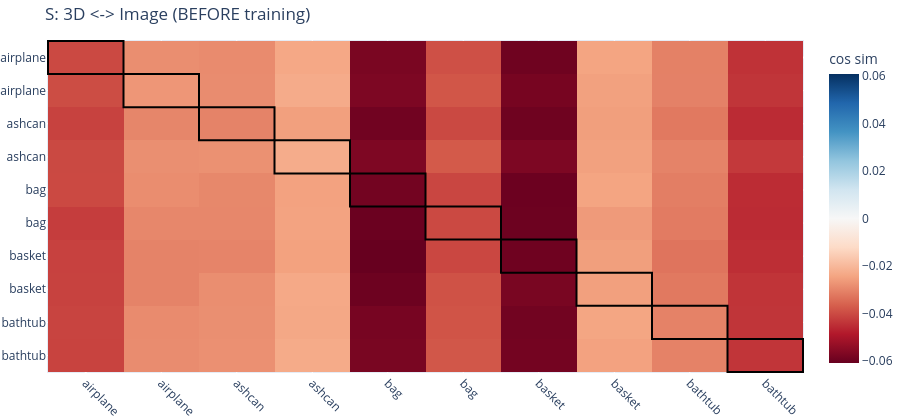
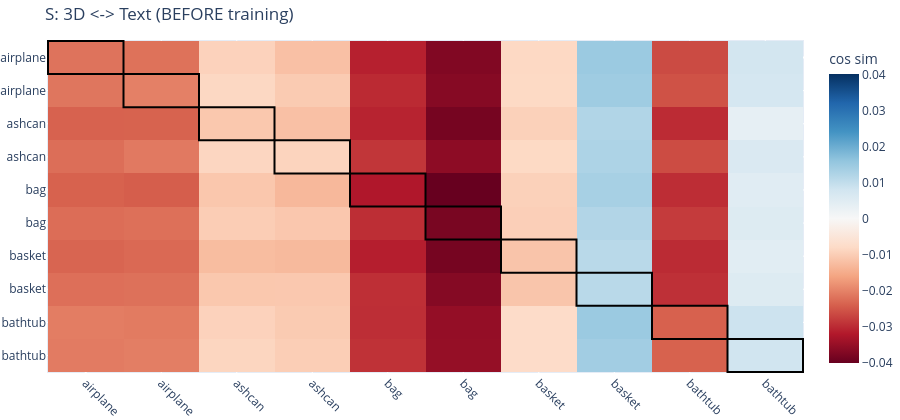

The code cell stored with these charts, in order, in its notebook:
### Markdown cell above
## 8. Similarity Matrix

**Compute all pair scores - normalized embeddings make the dot product equal
cosine similarity.** For a mini-batch of $B$ objects,

$$S^{3D \leftrightarrow img}_{ij} = \hat{z}^{3D}_i \cdot \hat{z}^{img}_j
\qquad S^{3D \leftrightarrow txt}_{ij} = \hat{z}^{3D}_i \cdot \hat{z}^{txt}_j$$

**Diagonal: the matching item. Off-diagonal: alternatives.** Since our 3D encoder is
still untrained, don't expect the diagonal to stand out yet - that's exactly the
"before" state Section 11 will improve on.

### Code cell
SIM_BATCH = manifest[:10]
model.eval()
batch8 = data_loading.make_batch(SIM_BATCH, num_points=1024, seed=200)
with torch.no_grad():
    z3d8 = F.normalize(model(batch8["xyz"], batch8["features"]), dim=1).numpy()
zimg8 = batch8["img_feat"].numpy()
ztxt8 = batch8["text_feat"].numpy()

sim_img8 = z3d8 @ zimg8.T
sim_txt8 = z3d8 @ ztxt8.T
cats8 = batch8["categories"]

viz.plot_similarity_matrix(sim_img8, cats8, cats8, title="S: 3D <-> Image (BEFORE training)").show()
viz.plot_similarity_matrix(sim_txt8, cats8, cats8, title="S: 3D <-> Text (BEFORE training)").show()

### Figure 1 — Plotly figure (JSON) as saved in the notebook; plotly's stock layout.template omitted (floating-point values rounded to 4 significant figures)
{"data": [{"colorbar": {"title": {"text": "cos sim"}}, "colorscale": [[0, "rgb(103,0,31)"], [0.1, "rgb(178,24,43)"], [0.2, "rgb(214,96,77)"], [0.3, "rgb(244,165,130)"], [0.4, "rgb(253,219,199)"], [0.5, "rgb(247,247,247)"], [0.6, "rgb(209,229,240)"], [0.7, "rgb(146,197,222)"], [0.8, "rgb(67,147,195)"], [0.9, "rgb(33,102,172)"], [1, "rgb(5,48,97)"]], "type": "heatmap", "x": [0, 1, 2, 3, 4, 5, 6, 7, 8, 9], "y": [0, 1, 2, 3, 4, 5, 6, 7, 8, 9], "z": [[-0.04028, -0.02841, -0.02891, -0.02353, -0.05766, -0.03911, -0.05941, -0.02425, -0.03065, -0.04432], [-0.03976, -0.02694, -0.02869, -0.02294, -0.0572, -0.03808, -0.05826, -0.02495, -0.0306, -0.04379], [-0.04159, -0.02986, -0.03024, -0.02518, -0.05918, -0.04037, -0.05944, -0.0254, -0.03214, -0.04547], [-0.04037, -0.02826, -0.0279, -0.02268, -0.05705, -0.03741, -0.05721, -0.0251, -0.03035, -0.04297], [-0.0403, -0.02856, -0.02949, -0.02489, -0.05877, -0.04081, -0.06005, -0.02434, -0.03121, -0.04529], [-0.04232, -0.02963, -0.02952, -0.02461, -0.06021, -0.0403, -0.05984, -0.02624, -0.03169, -0.04544], [-0.04162, -0.03029, -0.03006, -0.0249, -0.06078, -0.04069, -0.05954, -0.02536, -0.0329, -0.04497], [-0.04151, -0.03036, -0.02843, -0.02346, -0.05984, -0.03883, -0.05783, -0.0252, -0.03201, -0.04382], [-0.04113, -0.02881, -0.02825, -0.02368, -0.05816, -0.03856, -0.05897, -0.02406, -0.03049, -0.04379], [-0.04136, -0.02871, -0.02802, -0.02301, -0.0578, -0.03803, -0.05869, -0.02481, -0.03051, -0.04373]], "zmid": 0}], "layout": {"height": 420, "margin": {"b": 0, "l": 0, "r": 0, "t": 40}, "shapes": [{"line": {"color": "black", "width": 2}, "type": "rect", "x0": -0.5, "x1": 0.5, "y0": -0.5, "y1": 0.5}, {"line": {"color": "black", "width": 2}, "type": "rect", "x0": 0.5, "x1": 1.5, "y0": 0.5, "y1": 1.5}, {"line": {"color": "black", "width": 2}, "type": "rect", "x0": 1.5, "x1": 2.5, "y0": 1.5, "y1": 2.5}, {"line": {"color": "black", "width": 2}, "type": "rect", "x0": 2.5, "x1": 3.5, "y0": 2.5, "y1": 3.5}, {"line": {"color": "black", "width": 2}, "type": "rect", "x0": 3.5, "x1": 4.5, "y0": 3.5, "y1": 4.5}, {"line": {"color": "black", "width": 2}, "type": "rect", "x0": 4.5, "x1": 5.5, "y0": 4.5, "y1": 5.5}, {"line": {"color": "black", "width": 2}, "type": "rect", "x0": 5.5, "x1": 6.5, "y0": 5.5, "y1": 6.5}, {"line": {"color": "black", "width": 2}, "type": "rect", "x0": 6.5, "x1": 7.5, "y0": 6.5, "y1": 7.5}, {"line": {"color": "black", "width": 2}, "type": "rect", "x0": 7.5, "x1": 8.5, "y0": 7.5, "y1": 8.5}, {"line": {"color": "black", "width": 2}, "type": "rect", "x0": 8.5, "x1": 9.5, "y0": 8.5, "y1": 9.5}], "title": {"text": "S: 3D <-> Image (BEFORE training)"}, "xaxis": {"tickangle": 45, "tickmode": "array", "ticktext": ["airplane", "airplane", "ashcan", "ashcan", "bag", "bag", "basket", "basket", "bathtub", "bathtub"], "tickvals": [0, 1, 2, 3, 4, 5, 6, 7, 8, 9]}, "yaxis": {"autorange": "reversed", "tickmode": "array", "ticktext": ["airplane", "airplane", "ashcan", "ashcan", "bag", "bag", "basket", "basket", "bathtub", "bathtub"], "tickvals": [0, 1, 2, 3, 4, 5, 6, 7, 8, 9]}}}

### Figure 2 — Plotly figure (JSON) as saved in the notebook; plotly's stock layout.template omitted (floating-point values rounded to 4 significant figures)
{"data": [{"colorbar": {"title": {"text": "cos sim"}}, "colorscale": [[0, "rgb(103,0,31)"], [0.1, "rgb(178,24,43)"], [0.2, "rgb(214,96,77)"], [0.3, "rgb(244,165,130)"], [0.4, "rgb(253,219,199)"], [0.5, "rgb(247,247,247)"], [0.6, "rgb(209,229,240)"], [0.7, "rgb(146,197,222)"], [0.8, "rgb(67,147,195)"], [0.9, "rgb(33,102,172)"], [1, "rgb(5,48,97)"]], "type": "heatmap", "x": [0, 1, 2, 3, 4, 5, 6, 7, 8, 9], "y": [0, 1, 2, 3, 4, 5, 6, 7, 8, 9], "z": [[-0.02186, -0.02204, -0.009337, -0.01202, -0.03121, -0.0373, -0.008382, 0.01487, -0.02642, 0.007617], [-0.02156, -0.02032, -0.008533, -0.01047, -0.03013, -0.03682, -0.008238, 0.01436, -0.02569, 0.00725], [-0.0238, -0.02372, -0.01092, -0.01201, -0.03091, -0.03847, -0.009579, 0.01206, -0.02997, 0.003495], [-0.02244, -0.02112, -0.008718, -0.00908, -0.02878, -0.03603, -0.008232, 0.01263, -0.02634, 0.006094], [-0.02389, -0.02434, -0.011, -0.01316, -0.03232, -0.04013, -0.009521, 0.01341, -0.02972, 0.004872], [-0.02251, -0.02226, -0.01017, -0.01096, -0.02968, -0.0382, -0.009796, 0.012, -0.02815, 0.005424], [-0.02349, -0.02305, -0.01255, -0.01295, -0.03144, -0.03849, -0.01139, 0.01112, -0.02999, 0.004558], [-0.02228, -0.0221, -0.01092, -0.01085, -0.02953, -0.03687, -0.01132, 0.01108, -0.02938, 0.005418], [-0.02069, -0.02097, -0.009333, -0.01047, -0.02962, -0.03536, -0.007679, 0.01486, -0.02392, 0.008592], [-0.0209, -0.02056, -0.008831, -0.00996, -0.02918, -0.03516, -0.007627, 0.01396, -0.0239, 0.008005]], "zmid": 0}], "layout": {"height": 420, "margin": {"b": 0, "l": 0, "r": 0, "t": 40}, "shapes": [{"line": {"color": "black", "width": 2}, "type": "rect", "x0": -0.5, "x1": 0.5, "y0": -0.5, "y1": 0.5}, {"line": {"color": "black", "width": 2}, "type": "rect", "x0": 0.5, "x1": 1.5, "y0": 0.5, "y1": 1.5}, {"line": {"color": "black", "width": 2}, "type": "rect", "x0": 1.5, "x1": 2.5, "y0": 1.5, "y1": 2.5}, {"line": {"color": "black", "width": 2}, "type": "rect", "x0": 2.5, "x1": 3.5, "y0": 2.5, "y1": 3.5}, {"line": {"color": "black", "width": 2}, "type": "rect", "x0": 3.5, "x1": 4.5, "y0": 3.5, "y1": 4.5}, {"line": {"color": "black", "width": 2}, "type": "rect", "x0": 4.5, "x1": 5.5, "y0": 4.5, "y1": 5.5}, {"line": {"color": "black", "width": 2}, "type": "rect", "x0": 5.5, "x1": 6.5, "y0": 5.5, "y1": 6.5}, {"line": {"color": "black", "width": 2}, "type": "rect", "x0": 6.5, "x1": 7.5, "y0": 6.5, "y1": 7.5}, {"line": {"color": "black", "width": 2}, "type": "rect", "x0": 7.5, "x1": 8.5, "y0": 7.5, "y1": 8.5}, {"line": {"color": "black", "width": 2}, "type": "rect", "x0": 8.5, "x1": 9.5, "y0": 8.5, "y1": 9.5}], "title": {"text": "S: 3D <-> Text (BEFORE training)"}, "xaxis": {"tickangle": 45, "tickmode": "array", "ticktext": ["airplane", "airplane", "ashcan", "ashcan", "bag", "bag", "basket", "basket", "bathtub", "bathtub"], "tickvals": [0, 1, 2, 3, 4, 5, 6, 7, 8, 9]}, "yaxis": {"autorange": "reversed", "tickmode": "array", "ticktext": ["airplane", "airplane", "ashcan", "ashcan", "bag", "bag", "basket", "basket", "bathtub", "bathtub"], "tickvals": [0, 1, 2, 3, 4, 5, 6, 7, 8, 9]}}}
